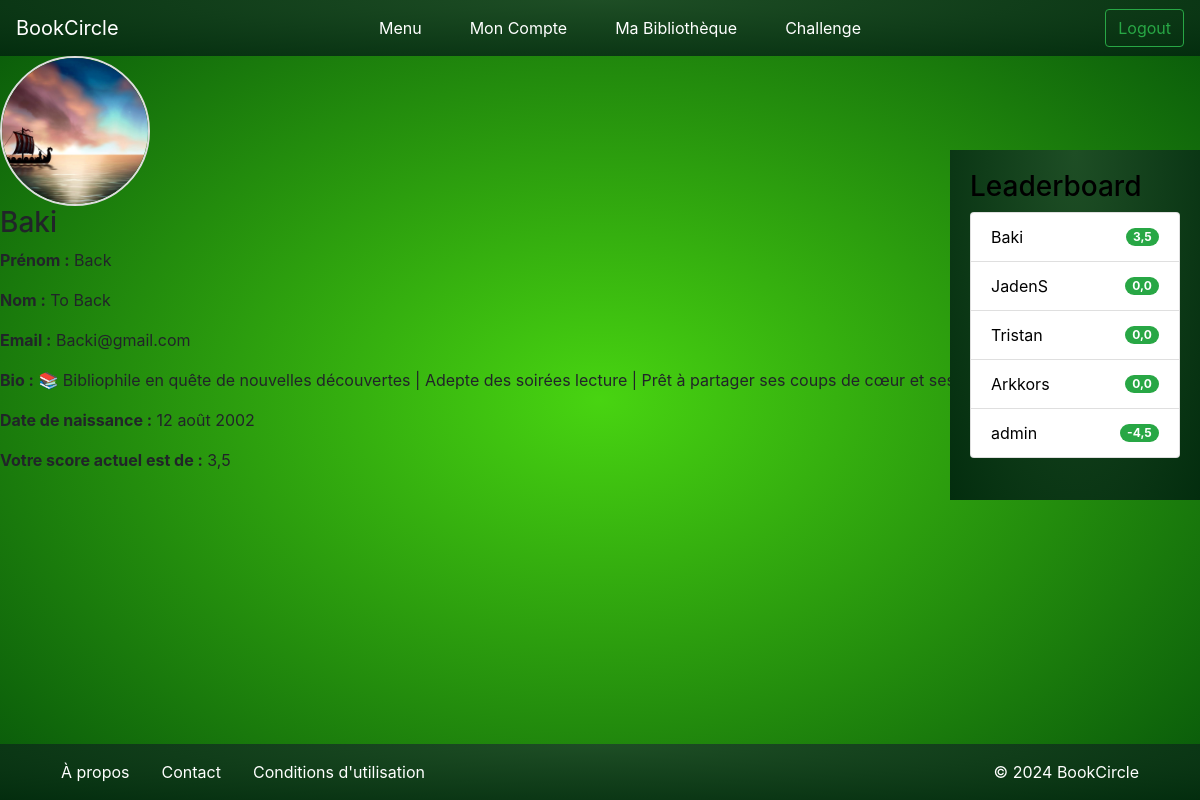
Page /account/ (signed in) on the committed database.
### bookc/models.py (models this page shows, shortened)
class UserProfile(models.Model):
    user = models.OneToOneField(User, on_delete=models.CASCADE)
    bio = models.TextField(blank=True, null=True)
    profile_picture = models.ImageField(upload_to='profiles/', blank=True, null=True)
    date_of_birth = models.DateField(blank=True, null=True)
    score = models.FloatField(default=0)  # Nouveau champ score avec valeur par défaut 0

### bookc/views.py (the view)
# urls.py: path('account/', views.account, name="account"),
@login_required
def account(request):
   user_profile = get_object_or_404(UserProfile, user=request.user)
   return render(request, 'account.html', {'user_profile': user_profile})

### bookc/context_processors.py (called while the page is built)
def leaderboard(request):
    top_users = UserProfile.objects.select_related('user').order_by('-score')[:5]  # Limite à 10 pour éviter de surcharger l'affichage
    return {
        'leaderboard_users': top_users
    }

### templates/account.html (shortened to what this page needs)
{% extends "base.html" %}
    {% load static %}
    {% block style %}
        <link rel="stylesheet" href="https://cdn.jsdelivr.net/npm/bootstrap@4.0.0/dist/css/bootstrap.min.css">
        <link rel="stylesheet" href="{% static 'css/theme.css' %}">
    {% endblock style %}
{% block content %}
    <div class="profile">
        {% if user_profile.profile_picture %}
            <img src="{{ user_profile.profile_picture.url }}" alt="Photo de profil" class="profile-picture">
        {% else %}
            <img src="{% static 'default-profile.png' %}" alt="Photo de profil" class="profile-picture">
        {% endif %}
        <h3>{{ user_profile.user.username }}</h3>
        <p><strong>Prénom :</strong> {{ user_profile.user.first_name }}</p>
        <p><strong>Nom :</strong> {{ user_profile.user.last_name }}</p>
        <p><strong>Email :</strong> {{ user_profile.user.email }}</p>
        <p><strong>Bio :</strong> {{ user_profile.bio }}</p>
        <p><strong>Date de naissance :</strong> {{ user_profile.date_of_birth }}</p>
        <p><strong>Votre score actuel est de :</strong> {{ user_profile.score }}</p>
    </div>
{% endblock %}

### templates/components/sidebar.html
<div class="sidebar">
    <h3>Leaderboard</h3>
    <ul class="list-group">
        {% for profile in leaderboard_users %}
            <li class="list-group-item d-flex justify-content-between align-items-center">
                {{ profile.user.username }}
                <span class="badge badge-success badge-pill">{{ profile.score }}</span>
            </li>
        {% empty %}
            <li class="list-group-item">Aucun utilisateur trouvé.</li>
        {% endfor %}
    </ul>
</div>

### static/css/theme.css (style rules this page uses)
html, body { height: 100%; margin: 0; }
body { min-height: 100vh; margin: 0; background: radial-gradient(ellipse at center, #48d411 0%, #07560a 100%); background-size: cover; background-position: center; background-repeat: no-repeat; }
.profile-picture { width: 150px; height: 150px; border-radius: 50%; border: 2px solid #ddd; object-fit: cover; }
.sidebar { width: 250px; height: 350px; background: radial-gradient(ellipse farthest-corner at center top, #1e4e25 0%, #032d0e 100%); color: black; padding: 20px; position: fixed; top: 150px; right: 0; overflow-y: auto; }

### rows in the picture
UserProfile: profile_picture (picture), user.username "Baki", user.first_name "Back", user.last_name "To Back", user.email "Backi@gmail.com", bio "📚 Bibliophile en quête de nouvelles découvertes | Adepte des soirées lecture | Prêt à partager ses coups de cœur et ses critiques", date_of_birth "12 août 2002", score "3,5"
UserProfile: user.username "JadenS", score "0,0"
UserProfile: user.username "Tristan", score "0,0"
UserProfile: user.username "Arkkors", score "0,0"
UserProfile: user.username "admin", score "-4,5"
